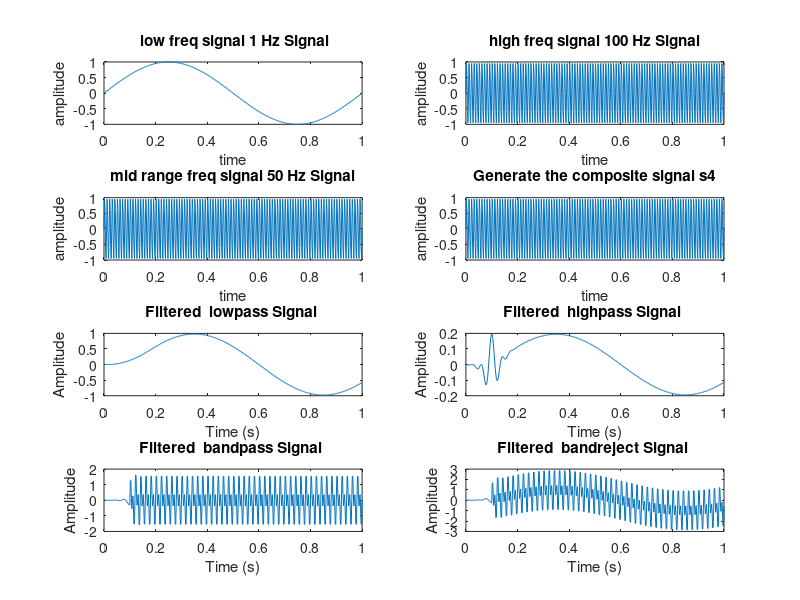

Reproduce this figure in MATLAB.
clc;
clear all;
Fs = 500; % Sampling frequency (in Hz)
T = 1;     
t = 0:1/Fs:1; % Time vector

% Generate the signals
s1 = sin(2*pi*1*t);   % Low frequency signal (1Hz)
subplot(4, 2, 1)
plot(t, s1);
title(" low freq signal 1 Hz Signal")
xlabel("time")
ylabel("amplitude")
s2 = sin(2*pi*100*t); % High frequency signal (100Hz)
subplot(4, 2, 2);
plot(t, s2);
title("high freq signal 100 Hz Signal")
xlabel("time")
ylabel("amplitude")
s3 = sin(2*pi*50*t);  % Mid-range frequency signal (50Hz)
subplot(4, 2, 3);
plot(t, s2);
title("mid range freq signal 50 Hz Signal")
xlabel("time")
ylabel("amplitude")
% Generate the composite signal s4
s4 = s1 + s2 + s3;
subplot(4, 2, 4);
plot(t, s2);
title("Generate the composite signal s4")
xlabel("time")
ylabel("amplitude")

f_low = 5;  % Lower cutoff frequency (in Hz)
f_high = 30; % Upper cutoff frequency (in Hz)
order = 100; % Filter order

% Design the FIR  filter using the fir1 function
b = fir1(order, f_low * 2 / Fs, 'low');
c= fir1(order, [f_low, f_high] * 2 / Fs, 'bandpass');
d= fir1(order, f_high * 2 / Fs, 'high');
e=fir1(order, [f_low, f_high] * 2 / Fs, 'stop');
filtered_s1 = filter(b, 1, s4);
filtered_s2 = filter(c, 1, s4);
filtered_s3 = filter(d, 1, s4);
filtered_s4 = filter(e, 1, s4);

subplot(4, 2, 5);
plot(t, filtered_s1);
title('Filtered  lowpass Signal ');
xlabel('Time (s)');
ylabel('Amplitude');

subplot(4, 2, 6);
plot(t, filtered_s2);
title('Filtered  highpass Signal ');
xlabel('Time (s)');
ylabel('Amplitude');

subplot(4, 2, 7);
plot(t, filtered_s3);
title('Filtered  bandpass Signal ');
xlabel('Time (s)');
ylabel('Amplitude');

subplot(4, 2, 8);
plot(t, filtered_s4);
title('Filtered  bandreject Signal ');
xlabel('Time (s)');
ylabel('Amplitude');
